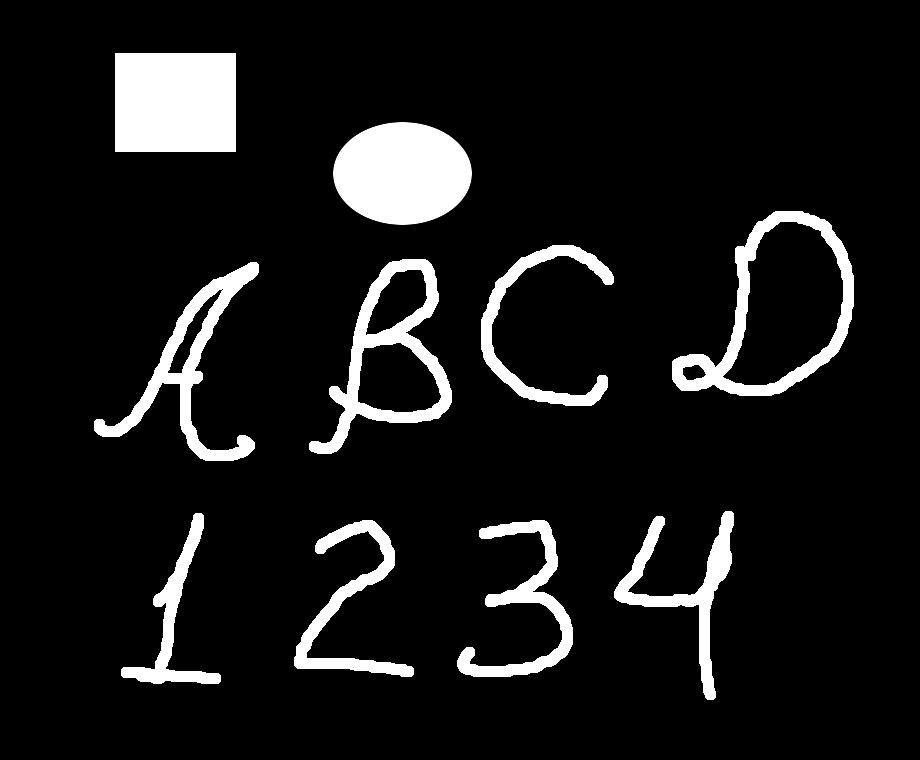
//> input picture ch3/Binary1.jpg, 920 x 760 px
$ ./main ../Binary1.jpg   (built with g++ and OpenCV 4)
//> lines starting //> are read from the running program, lines starting //| are printed output that depends on the picture
#include <iostream>
#include <opencv2/opencv.hpp>

#include <unordered_set>

using namespace cv;
using namespace std;

typedef pair<int, int> pairs;

int main(int argc, char **argv)
{
	// if no arguments are given, argc - 1 evaluates to 0, so argv[0] (program name) is accessed.
	// void simply evaluate the expression and discard the result
	(void)argv[argc - 1];

	// Seed to random 100
	srand(100);

	// Read images using 3 vector 3 bytes. rgb
	Mat_<Vec3b> binary;
	binary = imread("../Binary1.jpg");
//> binary is the input picture: 760 rows x 920 cols, CV_8UC3; min 0, max 255, mean 23.6

	// Convert it to gray
	Mat_<uint8_t> i;
	cvtColor(binary, i, COLOR_BGR2GRAY);

	// Display gray image on the window
	imshow("input", i);

	vector<set<pairs>> sets;
	vector<Vec3b> colours;

	int counter = -1;
	int s1, s2;
	Mat_<int> A(i.rows, i.cols);
	A = -1;
	// Iterate the ROW. Start by 1 because there is no adjacency in the first row and first column
	for (int y = 1; y < A.rows; y++)
	{
		// Iterate the COLUMN
		cout << "Y: " << y << endl;
		for (int x = 1; x < A.cols; x++)
		{
			// If pixel is the white (255) or more like white grayish object
			if (i(y, x) > 128)
			{
				// Check left and the top neighbors
				// Y is Row, X is Column
				if (i(y, x - 1) > 128 || i(y - 1, x) > 128)
				{
					s1 = A(y, x - 1); // Left neighbor's label
					s2 = A(y - 1, x); // Top neighbor's label

					// If left neighbor has a label
					if (s1 != -1)
					{
						sets[s1].insert(pair(y, x));
						// Label the current pixl with the same label
						A(y, x) = s1;
					}

					// If top neighbor has a label
					if (s2 != -1)
					{
						sets[s2].insert(pair(y, x));

						// Label the current pixel with the same label
						A(y, x) = s2;
					}

					// If pixel connects two different labeled regions
					if (s1 != s2 && s1 != -1 && s2 != -1)
					{
						// Union, Merge sets
						for (set<pairs>::iterator it = sets[s2].begin(); it != sets[s2].end(); it++)
						{
							sets[s1].insert(*it);
							A(it->first, it->second) = s1;
						}

						sets[s2].clear();
					}
				}
				else
				{
					counter++;
					set<pairs> ns;
					sets.push_back(ns);
					sets[counter].insert(pair(y, x));

					// Generate random color for visualization (RGB values between 35-255)
					colours.push_back(Vec3b(rand() % 220 + 35, rand() % 220 + 35, rand() % 220 + 35));
					A(y, x) = counter;
				}
			}
		}
	}
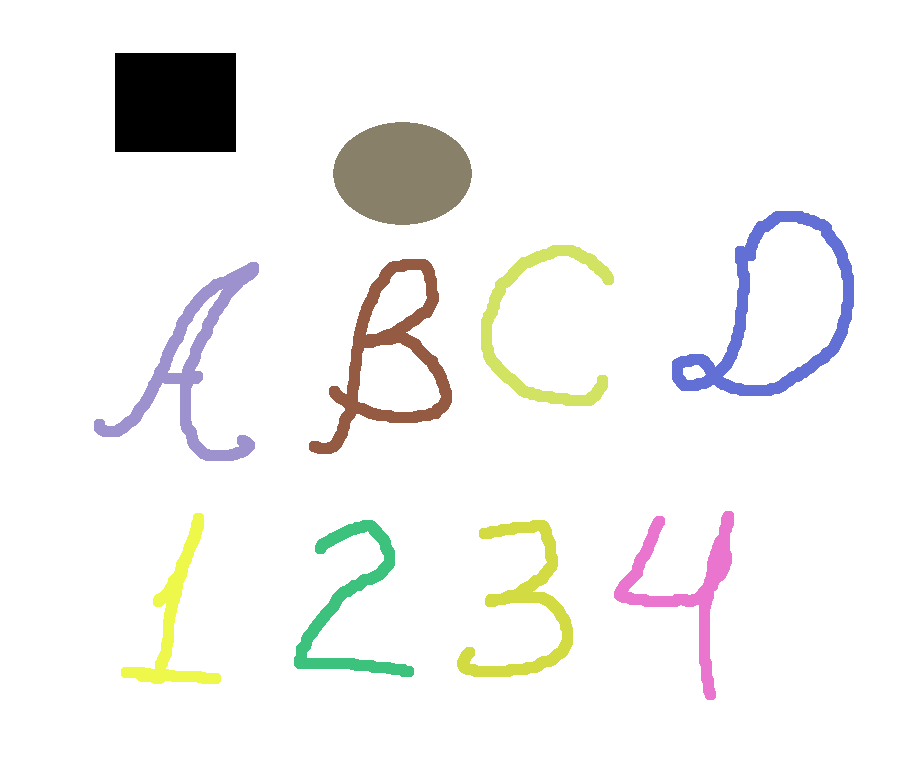
//> A: 760 rows x 920 cols, CV_32SC1; 11 distinct labels, from -1 to 790; one colour per label, 0 black, -1 white
//> after the loop, sets = 791 items; counter = 790

	cout << "Counter: " << counter << endl;
//| Counter: 790
	imwrite("op.png", A);
	Mat_<Vec3b> c(i.rows, i.cols);
	for (int y = 0; y < i.rows; y++)
	{
		for (int x = 0; x < i.cols; x++)
			c(y, x) = colours[A(y, x)];
	}
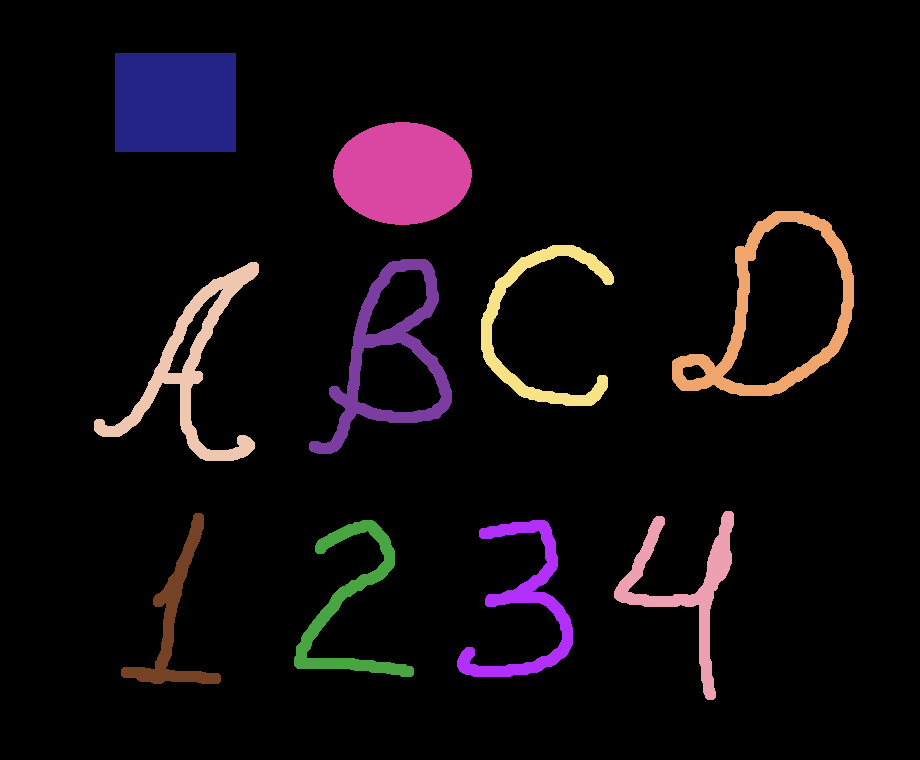
//> c: 760 rows x 920 cols, CV_8UC3; mean B, G, R 13.4, 9.9, 15.2
	imwrite("opc.png", c);
	imshow("output", c);

	waitKey(0);
}
